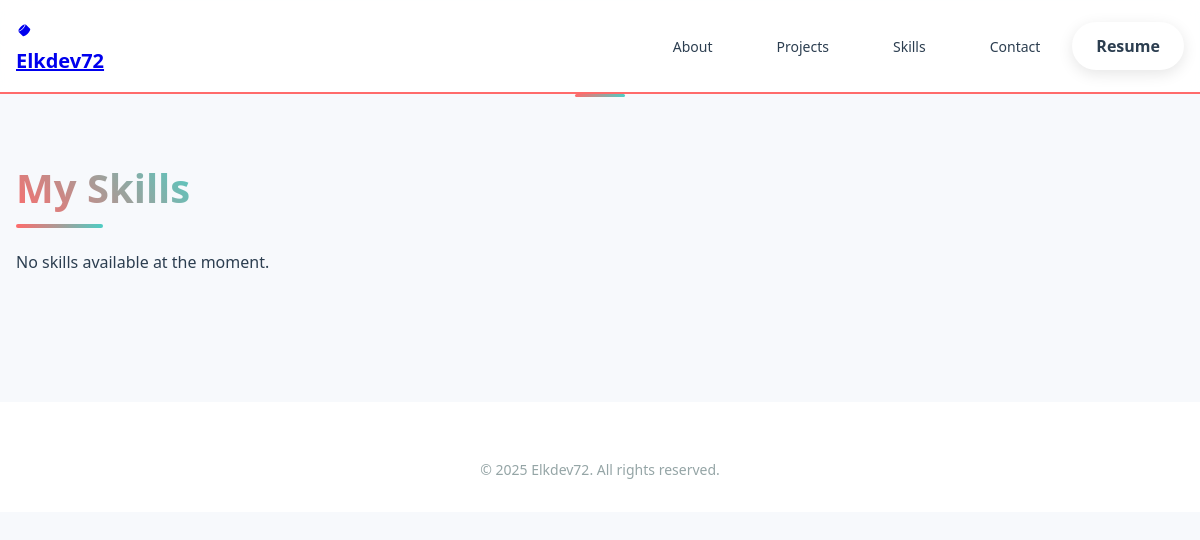
The app's page /skills/, older data.
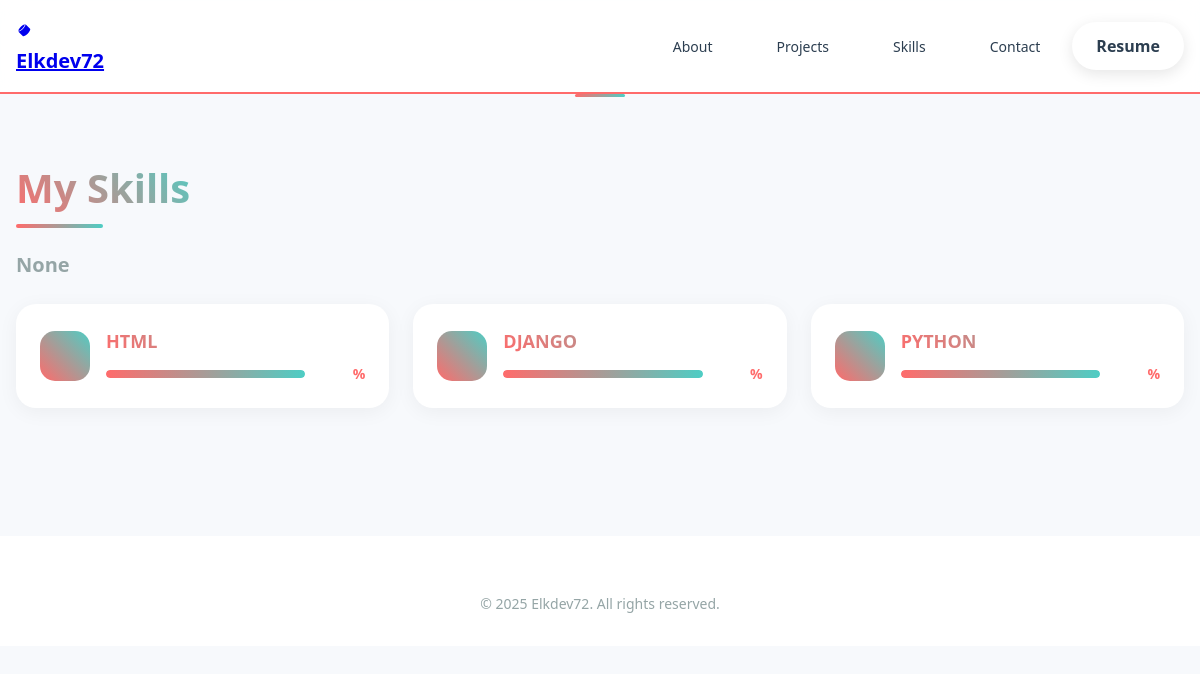
The same page, newer data.
### main/models.py (models this page shows, shortened)
class Skill(models.Model):
    name = models.CharField(max_length=100)

### main/views.py (the view)
# urls.py: path('skills/', views.skills, name='skills'),
def skills(request):
    context = {
        'skills': Skill.objects.all(),
        'social_links': SocialLink.objects.all(),
    }
    return render(request, 'main/skills.html', context)

### main/templates/main/skills.html (shortened to what this page needs)
{% extends 'main/base.html' %}
{% load static %}
{% block content %}
<section class="section">
  <div class="skills-container">
    <h1 class="section-title">My Skills</h1>
    <div class="skills-categories">
      {% regroup skills by category as skill_categories %}
      {% for category in skill_categories %}
        <div class="skill-category">
          <h2 class="category-title">{{ category.grouper }}</h2>
          <div class="skills-grid">
            {% for skill in category.list %}
              <div class="skill-card">
                <div class="skill-icon">
                </div>
                <div class="skill-info">
                  <h3 class="skill-name">{{ skill.name }}</h3>
                  <div class="skill-level">
                    <div class="progress-bar">
                      <div class="progress" style="width: {{ skill.proficiency }}%"></div>
                    </div>
                    <span class="proficiency-label">{{ skill.proficiency }}%</span>
                  </div>
                </div>
              </div>
            {% endfor %}
          </div>
        </div>
      {% empty %}
        <p class="no-skills">No skills available at the moment.</p>
      {% endfor %}
    </div>
  </div>
</section>
{% endblock %}

Row changes from the older to the newer data that the page shows:
added Skill: name "HTML"
added Skill: name "DJANGO"
added Skill: name "PYTHON"
Text that changed along with them:
new list line: "None"
text no longer shown: "No skills available at the moment."
